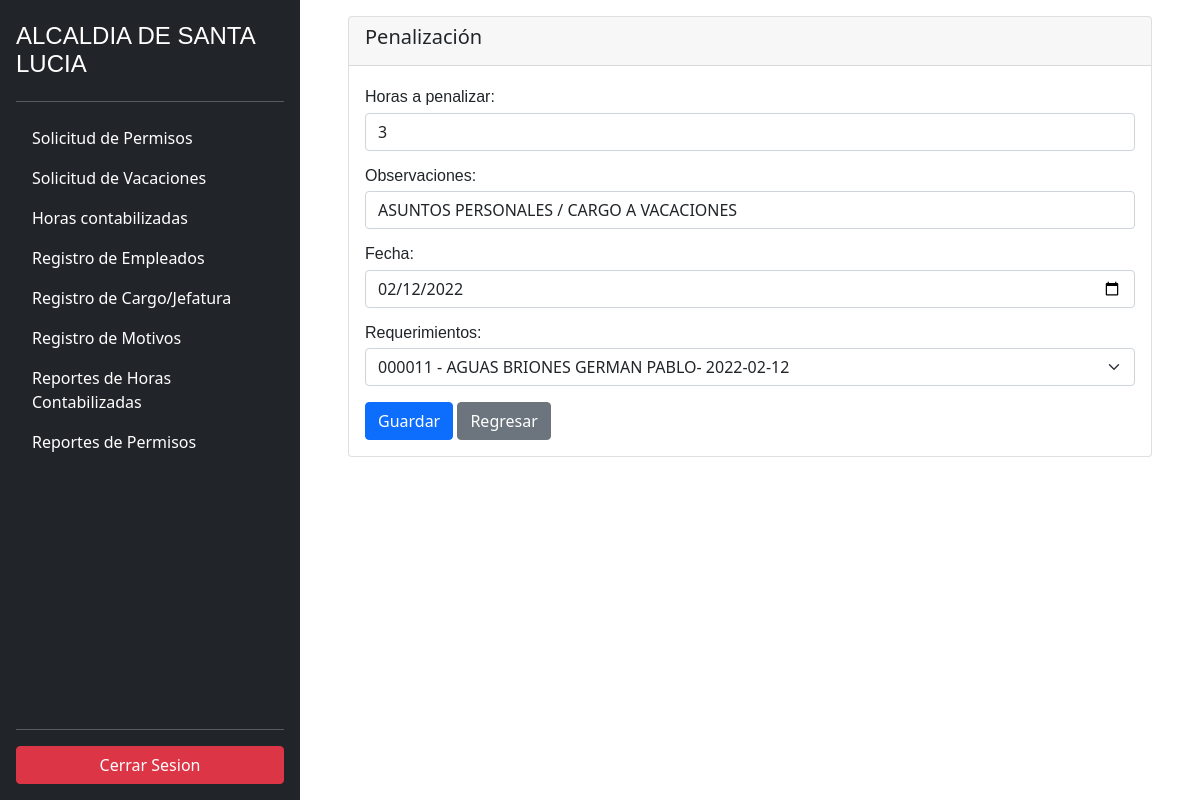
The page /penalty/11/update (signed in) on the database its author committed.
### employee/models.py (models this page shows, shortened)
class Penalty(models.Model):
    hours_penalty = models.IntegerField()
    observations = models.TextField()
    date = models.DateField(default=datetime.date.today)
    requirement = models.ForeignKey(
        Requirements,
        related_name='requirements',
        on_delete=models.SET_NULL,
        null=True
    )

### employee/views.py (the view, shortened to what this page needs)
# urls.py: path('penalty/<pk>/update', login_required(PenaltyUpdateView.as_view()), name='update_penalty'),
class PenaltyUpdateView(UpdateView):
    model = Penalty
    template_name= 'penalty/penalty_form.html'
    form_class = PenaltyForm

### employee/forms.py
class PenaltyForm(forms.ModelForm):
    class Meta:
        model = Penalty
        fields = ('__all__')
    hours_penalty = forms.CharField(
        label='Horas a penalizar', widget=forms.TextInput(attrs={'type': 'number', 'class': 'form-control', 'list':'datalistOptions'}))
    date = forms.CharField(
    label='Fecha', widget=forms.TextInput(attrs={'type': 'date' , 'class': 'form-control'}))
    observations = forms.CharField(
        label='Observaciones', widget=forms.TextInput(attrs={'class': 'form-control'}))
    requirement = forms.ModelChoiceField(label='Requerimientos', empty_label='Seleccione', queryset=Requirements.objects.all().order_by("-code"), widget=forms.Select(attrs={'class':'form-select'}))

### employee/models.py (called while the page is built)
    def __str__(self):
        return f'{self.code} - {self.employee.lastname} {self.employee.name}- {self.date_requirement}'

### employee/templates/penalty/penalty_form.html
{% extends 'base.html' %}
{% block sidebar %}
{% include 'sidebar.html' %}
{% endblock %}
{% block content %}
<div class="card me-5 ms-5 mt-3 mb-3">
    <div class="card-header">
        <h5 class="card-title">Penalización</h5>
    </div>
    <div class="card-body">
        <form method="post"> {% csrf_token %}
            {{form.as_p}}
            <button type="submit" class="btn btn-primary">Guardar</button>
            <a href="{% url 'employee:list_penalty' %}" class="btn btn-secondary">Regresar</a>
        </form>
    </div>
</div>
{% endblock %}

### employee/static/css/style.css (style rules this page uses)
* { box-sizing: border-box; margin: 0; padding: 0; }
label { display: block; font: 1rem 'Fira Sans', sans-serif; }
input, label { margin: .4rem 0; }

### rows shown on the page
Penalty: hours_penalty "3", observations "ASUNTOS PERSONALES / CARGO A VACACIONES", date "02/12/2022", requirement "000011 - AGUAS BRIONES GERMAN PABLO- 2022-02-12"
